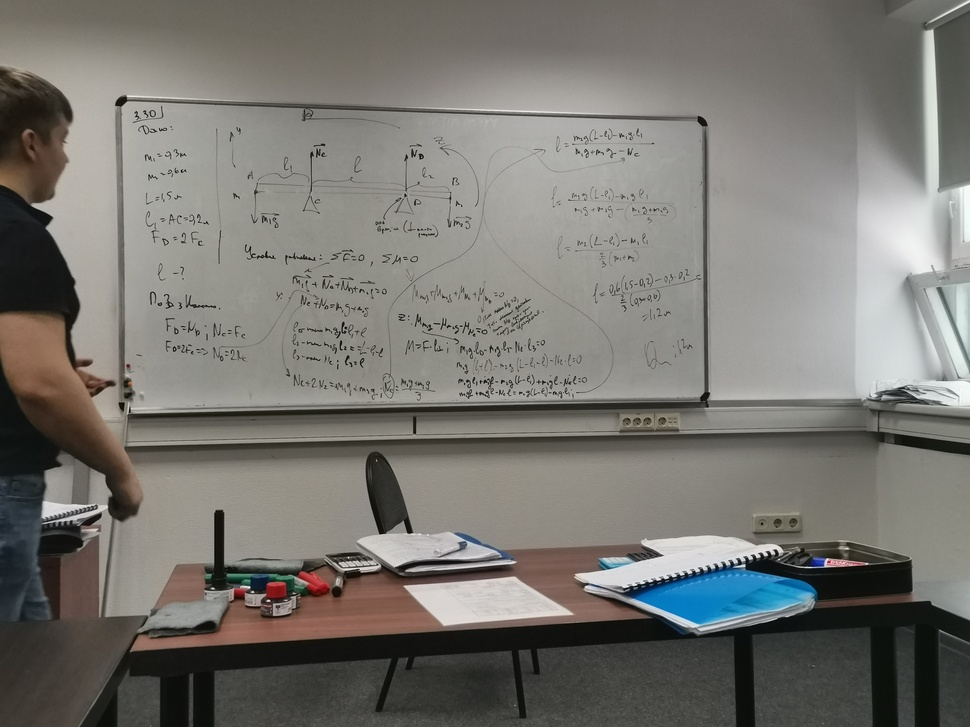
#> input picture matplotlib/Информационные файлы/1598.jpg, 970 x 727 px, shrunk from 4000 x 3000 before the run
$ python 'mat11(показ изображений и цвеотвых графиков).py'
#> lines starting #> are read from the running program, lines starting #| are printed output that depends on the picture
import numpy as np
import matplotlib.pyplot as plt

from PIL import Image

img = np.array(Image.open('Информационные файлы/1598.jpg'))
#> img is the input picture: shape (727, 970, 3); mean R, G, B 120, 118.3, 113.1
data = np.random.randint(0,255,(100,100))#Случайные целые числа от 0 до 255 размерностью 100 на 100

plt.imshow(data, cmap='plasma')
# fig = plt.figure(figsize=(7,4))
# ax = fig.add_subplot()
# ax.imshow(img)# Отображаем подготовленное изображение


plt.show()
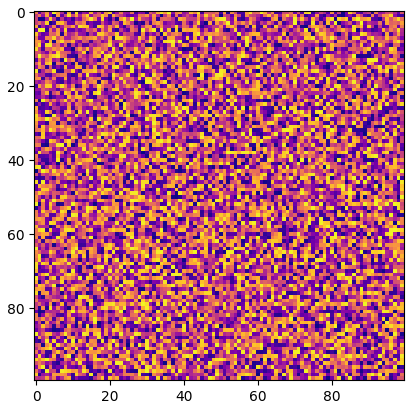
#> figure drawn by matplotlib, 1 panel
